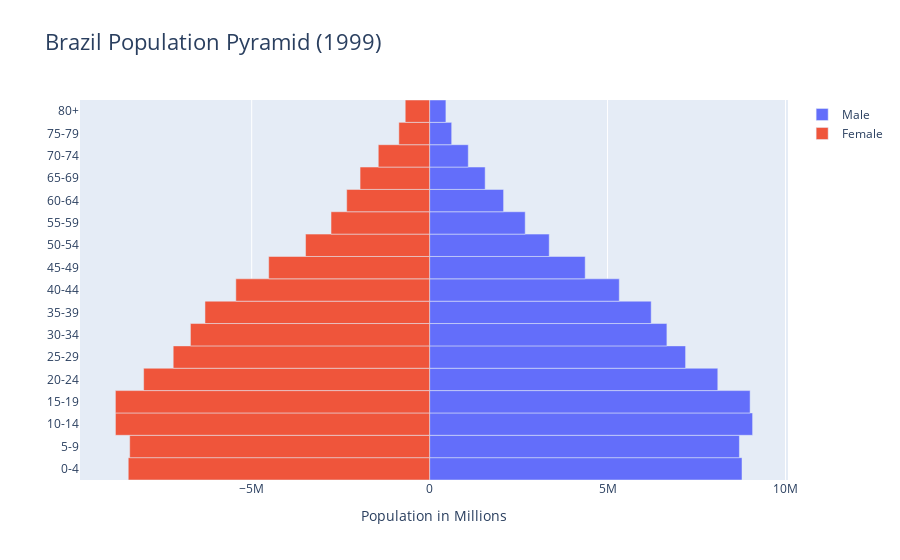

Notebook source saved alongside this figure:
### Code cell
population_pyramid(1999, "brazil")

### Figure 1 — Plotly figure (JSON) as saved in the notebook; plotly's stock layout.template omitted (floating-point values rounded to 4 significant figures)
{"data": [{"name": "Male", "orientation": "h", "type": "bar", "x": [8779000.0, 8706000.0, 9076000.0, 9006000.0, 8098000.0, 7193000.0, 6668000.0, 6227000.0, 5330000.0, 4372000.0, 3361000.0, 2686000.0, 2079000.0, 1561000.0, 1086000.0, 620000.0, 457800.0], "y": ["0-4", "5-9", "10-14", "15-19", "20-24", "25-29", "30-34", "35-39", "40-44", "45-49", "50-54", "55-59", "60-64", "65-69", "70-74", "75-79", "80+"]}, {"name": "Female", "orientation": "h", "type": "bar", "x": [-8469000.0, -8428000.0, -8829000.0, -8830000.0, -8037000.0, -7205000.0, -6722000.0, -6313000.0, -5446000.0, -4522000.0, -3487000.0, -2771000.0, -2331000.0, -1955000.0, -1443000.0, -864800.0, -685700.0], "y": ["0-4", "5-9", "10-14", "15-19", "20-24", "25-29", "30-34", "35-39", "40-44", "45-49", "50-54", "55-59", "60-64", "65-69", "70-74", "75-79", "80+"]}], "layout": {"bargap": 0, "bargroupgap": 0, "barmode": "relative", "title": {"font": {"size": 22}, "text": "Brazil Population Pyramid (1999)"}, "xaxis": {"title": {"font": {"size": 14}, "text": "Population in Millions"}}}}
